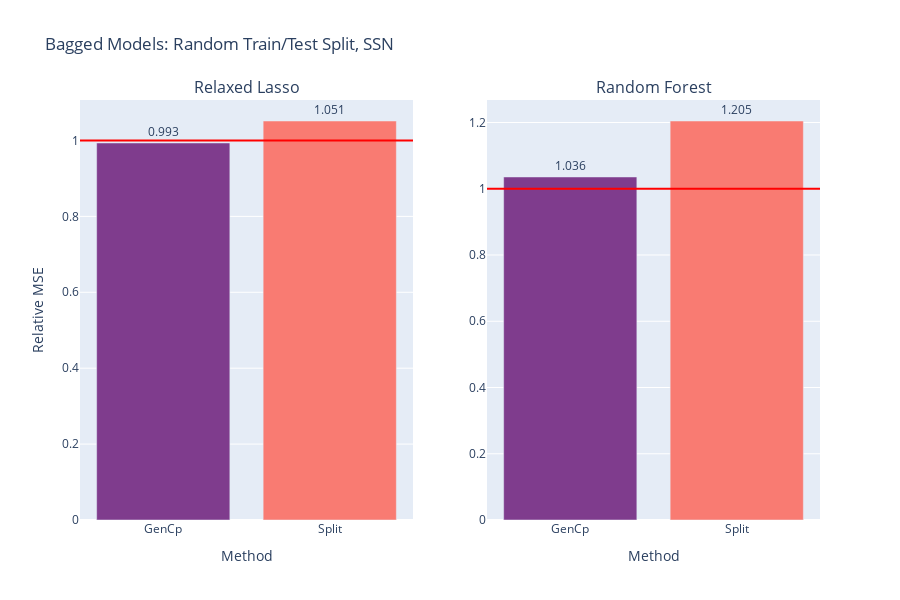

Source (notebook cell):
### Code cell
fig = gen_model_barplots(
    model_errs, 
    model_names, 
    est_names, 
    title="Bagged Models: Random Train/Test Split, SSN", 
    color_discrete_sequence=[px.colors.qualitative.Bold[i] for i in [0,9]],
    fig_name="bag_trts_corr",
)
fig.show()

### Figure 1 — Plotly figure (JSON) as saved in the notebook; plotly's stock layout.template omitted (floating-point values rounded to 4 significant figures)
{"data": [{"marker": {"color": ["rgb(127, 60, 141)", "rgb(249, 123, 114)"]}, "text": [0.993, 1.051], "textposition": "outside", "type": "bar", "x": ["GenCp", "Split"], "xaxis": "x", "y": [0.9934, 1.051], "yaxis": "y"}, {"marker": {"color": ["rgb(127, 60, 141)", "rgb(249, 123, 114)"]}, "text": [1.036, 1.205], "textposition": "outside", "type": "bar", "x": ["GenCp", "Split"], "xaxis": "x2", "y": [1.036, 1.205], "yaxis": "y2"}], "layout": {"annotations": [{"font": {"size": 16}, "showarrow": false, "text": "Relaxed Lasso", "x": 0.225, "xanchor": "center", "xref": "paper", "y": 1, "yanchor": "bottom", "yref": "paper"}, {"font": {"size": 16}, "showarrow": false, "text": "Random Forest", "x": 0.775, "xanchor": "center", "xref": "paper", "y": 1, "yanchor": "bottom", "yref": "paper"}], "height": 600, "shapes": [{"line": {"color": "red"}, "type": "line", "x0": 0, "x1": 1, "xref": "x domain", "y0": 1, "y1": 1, "yref": "y"}, {"line": {"color": "red"}, "type": "line", "x0": 0, "x1": 1, "xref": "x2 domain", "y0": 1, "y1": 1, "yref": "y2"}], "showlegend": false, "title": {"text": "Bagged Models: Random Train/Test Split, SSN"}, "width": 900, "xaxis": {"anchor": "y", "domain": [0, 0.45], "title": {"text": "Method"}}, "xaxis2": {"anchor": "y2", "domain": [0.55, 1], "title": {"text": "Method"}}, "yaxis": {"anchor": "x", "domain": [0, 1], "title": {"text": "Relative MSE"}}, "yaxis2": {"anchor": "x2", "domain": [0, 1]}}}
